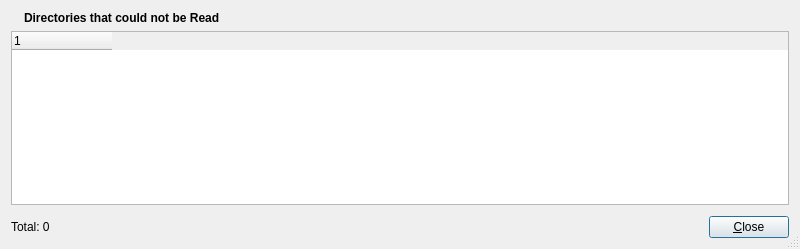
<?xml version="1.0" encoding="UTF-8"?>
<ui version="4.0">
 <class>UnreadableDirsWindow</class>
 <widget class="QDialog" name="UnreadableDirsWindow">
  <property name="geometry">
   <rect>
    <x>0</x>
    <y>0</y>
    <width>800</width>
    <height>249</height>
   </rect>
  </property>
  <property name="windowTitle">
   <string>Unreadable Directories</string>
  </property>
  <property name="sizeGripEnabled">
   <bool>true</bool>
  </property>
  <layout class="QVBoxLayout" name="verticalLayout">
   <item>
    <layout class="QHBoxLayout" name="horizontalLayout">
     <item>
      <widget class="QLabel" name="headingIcon">
       <property name="sizePolicy">
        <sizepolicy hsizetype="Fixed" vsizetype="Fixed">
         <horstretch>0</horstretch>
         <verstretch>0</verstretch>
        </sizepolicy>
       </property>
       <property name="text">
        <string/>
       </property>
       <property name="pixmap">
        <pixmap resource="icons.qrc">:/icons/lock-closed.png</pixmap>
       </property>
       <property name="alignment">
        <set>Qt::AlignBottom|Qt::AlignLeading|Qt::AlignLeft</set>
       </property>
      </widget>
     </item>
     <item>
      <widget class="QLabel" name="heading">
       <property name="font">
        <font>
         <weight>75</weight>
         <bold>true</bold>
        </font>
       </property>
       <property name="text">
        <string>Directories that could not be Read</string>
       </property>
      </widget>
     </item>
    </layout>
   </item>
   <item>
    <widget class="QTreeWidget" name="treeWidget">
     <property name="indentation">
      <number>0</number>
     </property>
     <property name="rootIsDecorated">
      <bool>false</bool>
     </property>
     <property name="uniformRowHeights">
      <bool>true</bool>
     </property>
     <property name="itemsExpandable">
      <bool>false</bool>
     </property>
     <property name="expandsOnDoubleClick">
      <bool>false</bool>
     </property>
     <attribute name="headerStretchLastSection">
      <bool>false</bool>
     </attribute>
     <column>
      <property name="text">
       <string notr="true">1</string>
      </property>
     </column>
    </widget>
   </item>
   <item>
    <layout class="QHBoxLayout" name="buttonHBox">
     <property name="topMargin">
      <number>5</number>
     </property>
     <item>
      <widget class="QLabel" name="totalLabel">
       <property name="text">
        <string>Total: 0</string>
       </property>
      </widget>
     </item>
     <item>
      <spacer name="horizontalSpacer">
       <property name="orientation">
        <enum>Qt::Horizontal</enum>
       </property>
       <property name="sizeHint" stdset="0">
        <size>
         <width>40</width>
         <height>20</height>
        </size>
       </property>
      </spacer>
     </item>
     <item>
      <widget class="QPushButton" name="closeButton">
       <property name="sizePolicy">
        <sizepolicy hsizetype="Preferred" vsizetype="Fixed">
         <horstretch>0</horstretch>
         <verstretch>0</verstretch>
        </sizepolicy>
       </property>
       <property name="text">
        <string>&amp;Close</string>
       </property>
      </widget>
     </item>
    </layout>
   </item>
  </layout>
 </widget>
 <resources>
  <include location="icons.qrc"/>
 </resources>
 <connections>
  <connection>
   <sender>closeButton</sender>
   <signal>clicked()</signal>
   <receiver>UnreadableDirsWindow</receiver>
   <slot>reject()</slot>
   <hints>
    <hint type="sourcelabel">
     <x>349</x>
     <y>277</y>
    </hint>
    <hint type="destinationlabel">
     <x>199</x>
     <y>149</y>
    </hint>
   </hints>
  </connection>
 </connections>
</ui>
